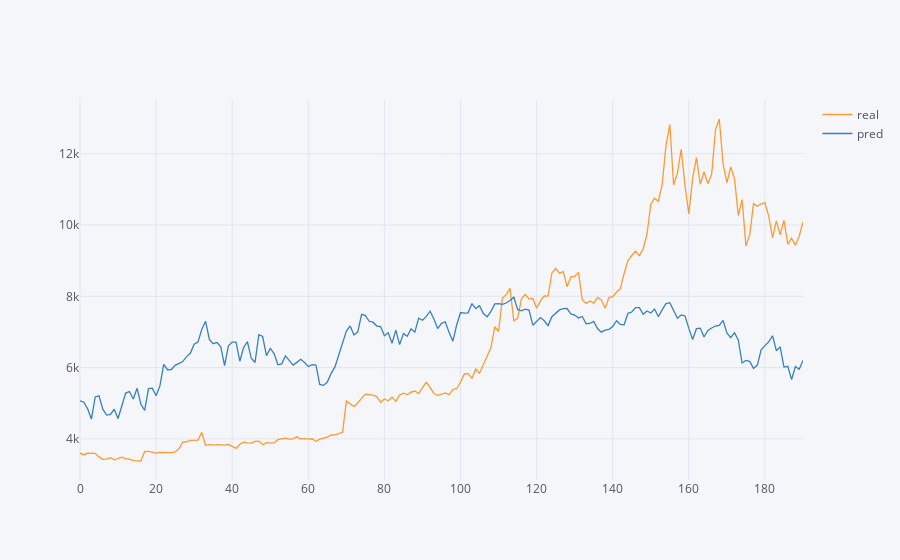

The notebook cell saved with this chart:
### Code cell
a.iplot()

### Figure 1 — Plotly figure (JSON) as saved in the notebook; plotly's stock layout.template omitted (floating-point values rounded to 4 significant figures; data arrays with more than 128 entries replaced by an {"elided": "..."} marker saying what was removed)
{"data": [{"line": {"color": "rgba(255, 153, 51, 1.0)", "dash": "solid", "shape": "linear", "width": 1.3}, "mode": "lines", "name": "real", "text": "", "type": "scatter", "uid": "e7fa5264-a3d9-44a3-8e47-1b8e17a4e7c2", "x": {"elided": "191 int values"}, "y": {"elided": "191 float values"}}, {"line": {"color": "rgba(55, 128, 191, 1.0)", "dash": "solid", "shape": "linear", "width": 1.3}, "mode": "lines", "name": "pred", "text": "", "type": "scatter", "uid": "4dc1c01c-3bf7-4c5f-80f0-c888d664e2bb", "x": {"elided": "191 int values"}, "y": {"elided": "191 float values"}}], "layout": {"autosize": true, "legend": {"bgcolor": "#F5F6F9", "font": {"color": "#4D5663"}}, "paper_bgcolor": "#F5F6F9", "plot_bgcolor": "#F5F6F9", "title": {"font": {"color": "#4D5663"}}, "xaxis": {"autorange": true, "gridcolor": "#E1E5ED", "range": [0, 190], "showgrid": true, "tickfont": {"color": "#4D5663"}, "title": {"font": {"color": "#4D5663"}, "text": ""}, "type": "linear", "zerolinecolor": "#E1E5ED"}, "yaxis": {"autorange": true, "gridcolor": "#E1E5ED", "range": [2847.0, 13510.0], "showgrid": true, "tickfont": {"color": "#4D5663"}, "title": {"font": {"color": "#4D5663"}, "text": ""}, "type": "linear", "zerolinecolor": "#E1E5ED"}}}
